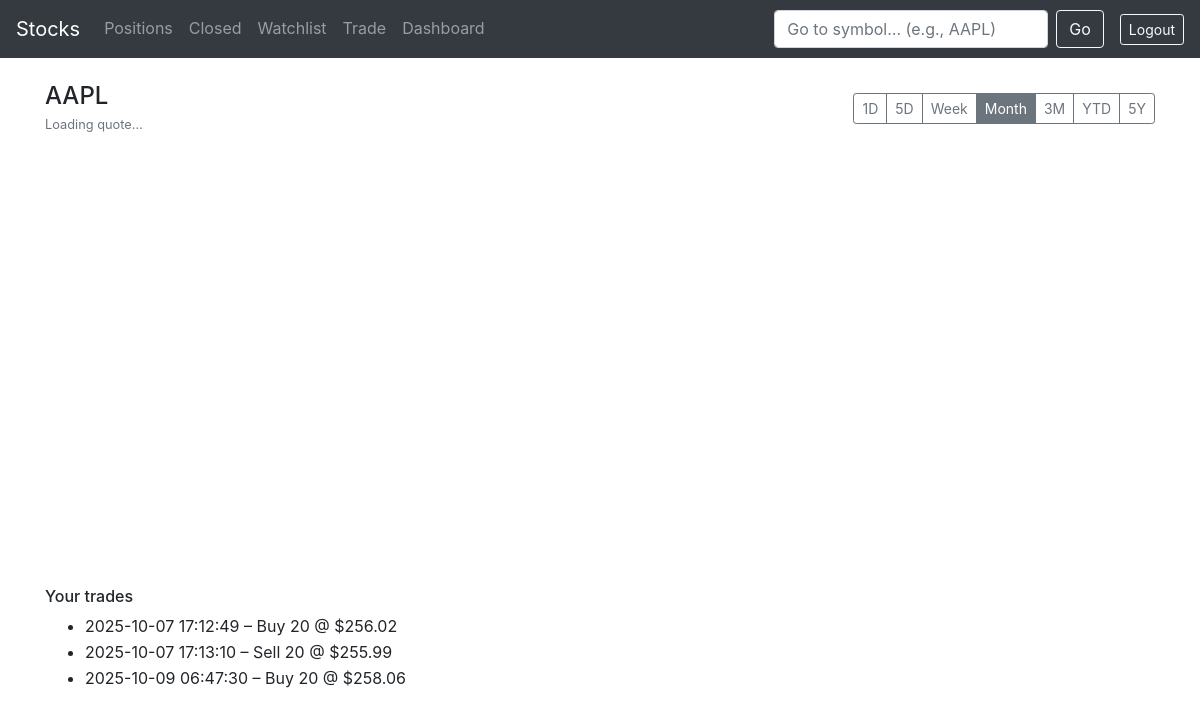
Page /symbol/AAPL (signed in) on the committed database.
### tables this page shows
CREATE TABLE transactions(
    id INTEGER PRIMARY KEY AUTOINCREMENT,
    user_id INTEGER NOT NULL,
    symbol TEXT NOT NULL,
    shares INTEGER NOT NULL,
    price NUMERIC NOT NULL,
    fees NUMERIC NOT NULL DEFAULT 0,
    executed_at DATETIME NOT NULL DEFAULT CURRENT_TIMESTAMP,
    note TEXT,
    FOREIGN KEY (user_id) REFERENCES users(id)
);

### app.py (the view)
@app.route("/symbol/<symbol>")
@login_required
def symbol(symbol):
    user_id = session["user_id"]
    symbol = symbol.upper().strip()
    trades = db.execute(
        "SELECT shares, price, executed_at FROM transactions WHERE user_id = ? AND symbol = ? ORDER BY executed_at ASC", user_id, symbol
    )
    markers = []
    for t in trades:
        is_buy = t["shares"] > 0
        markers.append({
            "time": str(t["executed_at"])[:10],
            "position": "belowBar" if is_buy else "aboveBar",
            "color": "#2ecc71" if is_buy else "#e74c3c",
            "shape": "arrowUp" if is_buy else "arrowDown",
            "text": f"{'Buy' if is_buy else 'Sell'} {abs(t['shares'])} @ ${t['price']:,.2f}"
        })
    return render_template("symbol.html", symbol=symbol, markers=markers, trades=trades)

### app.py (called while the page is built)
@app.after_request
def after_request(response):
    response.headers["Cache-Control"] = "no-cache, no-store, must-revalidate"
    response.headers["Expires"] = 0
    response.headers["Pragma"] = "no-cache"
    return response

### helpers.py (called while the page is built)
def login_required(f):
    @wraps(f)
    def decorated_function(*args, **kwargs):
        if session.get("user_id") is None:
            return redirect("/login")
        return f(*args, **kwargs)
    return decorated_function

def usd(value):
    return f"${value:,.2f}"

### templates/symbol.html (shortened to what this page needs)
{% extends "layout.html" %}
{% block main %}
<div class="d-flex align-items-center justify-content-between mb-2">
  <div>
    <h4 class="mb-1">{{ symbol }}</h4>
    <div id="quoteBox" class="small text-muted">Loading quote…</div>
  </div>
  <div id="rangeBar" class="btn-group btn-group-sm" role="group" aria-label="Ranges">
    <button type="button" class="btn btn-outline-secondary" data-range="1D">1D</button>
    <button type="button" class="btn btn-outline-secondary" data-range="5D">5D</button>
    <button type="button" class="btn btn-outline-secondary" data-range="Week">Week</button>
    <button type="button" class="btn btn-outline-secondary active" data-range="Month">Month</button>
    <button type="button" class="btn btn-outline-secondary" data-range="3M">3M</button>
    <button type="button" class="btn btn-outline-secondary" data-range="YTD">YTD</button>
    <button type="button" class="btn btn-outline-secondary" data-range="5Y">5Y</button>
  </div>
</div>
<div class="position-relative">
  <div id="chart"
       data-symbol="{{ symbol }}"
       data-markers='{{ markers | tojson }}'
       style="height:420px; width:100%;"></div>
</div>
<h6 class="mt-4">Your trades</h6>
<ul class="mb-0">
  {% for t in trades %}
    <li>
      {{ t.executed_at }} – {% if t.shares > 0 %}Buy{% else %}Sell{% endif %}
      {{ t.shares | abs }} @ {{ t.price | usd }}
    </li>
  {% endfor %}
</ul>
{% endblock %}

### templates/layout.html (shortened to what this page needs)
<!doctype html>
<html lang="en">
  <head>
    <link rel="stylesheet" href="https://cdn.jsdelivr.net/npm/bootstrap@4.5.3/dist/css/bootstrap.min.css">
    <link rel="stylesheet" href="/static/styles.css">
  </head>
  <body>
    <nav class="navbar navbar-expand-md navbar-dark bg-dark">
      <a class="navbar-brand" href="/">Stocks</a>
      <div class="collapse navbar-collapse" id="navMain">
        {% if session.user_id %}
          <ul class="navbar-nav mr-auto">
            <li class="nav-item"><a class="nav-link" href="/positions">Positions</a></li>
            <li class="nav-item"><a class="nav-link" href="/closed">Closed</a></li>
            <li class="nav-item"><a class="nav-link" href="/watchlist">Watchlist</a></li>
            <li class="nav-item"><a class="nav-link" href="/trade">Trade</a></li>
            <li class="nav-item"><a class="nav-link" href="/">Dashboard</a></li>
          </ul>
          <form class="form-inline my-2 my-lg-0" onsubmit="event.preventDefault(); if (this.symbol.value) { location.href = '/symbol/' + this.symbol.value.toUpperCase(); }">
            <input class="form-control mr-sm-2" name="symbol" list="nav-tickers" placeholder="Go to symbol… (e.g., AAPL)" aria-label="Go to symbol">
            <button class="btn btn-outline-light my-2 my-sm-0">Go</button>
          </form>
          <a class="btn btn-sm btn-outline-light ml-3" href="/logout">Logout</a>
        {% else %}
          <ul class="navbar-nav mr-auto"></ul>
          <a class="btn btn-sm btn-outline-light mr-2" href="/login">Login</a>
          <a class="btn btn-sm btn-primary" href="/register">Register</a>
        {% endif %}
      </div>
    </nav>
    <main class="container py-4">
      {% block main %}{% endblock %}
    </main>
  </body>
</html>

### static/styles.css (style rules this page uses)
body { line-height:1.6; }

### rows in the picture
transactions: executed_at "2025-10-07 17:12:49", shows "Buy", shares|abs "20", price "$256.02"
transactions: executed_at "2025-10-07 17:13:10", shows "Sell", shares|abs "20", price "$255.99"
transactions: executed_at "2025-10-09 06:47:30", shows "Buy", shares|abs "20", price "$258.06"

### other values in the picture
{{ symbol }} "AAPL"
